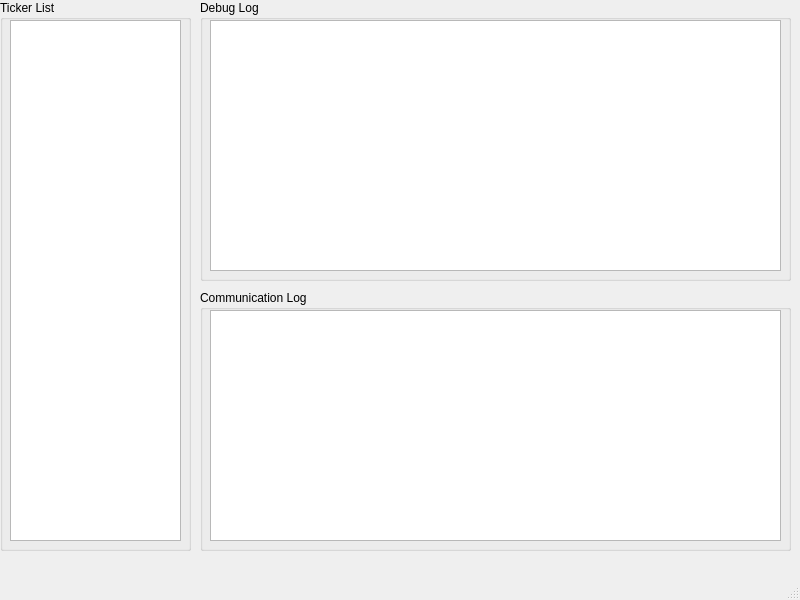
<?xml version="1.0" encoding="UTF-8"?>
<ui version="4.0">
 <class>MainWindow</class>
 <widget class="QMainWindow" name="MainWindow">
  <property name="geometry">
   <rect>
    <x>0</x>
    <y>0</y>
    <width>800</width>
    <height>600</height>
   </rect>
  </property>
  <property name="windowTitle">
   <string>MainWindow</string>
  </property>
  <widget class="QWidget" name="centralwidget">
   <widget class="QGroupBox" name="groupBox">
    <property name="geometry">
     <rect>
      <x>0</x>
      <y>0</y>
      <width>191</width>
      <height>551</height>
     </rect>
    </property>
    <property name="title">
     <string>Ticker List</string>
    </property>
    <widget class="QTableWidget" name="priceView">
     <property name="geometry">
      <rect>
       <x>10</x>
       <y>20</y>
       <width>171</width>
       <height>521</height>
      </rect>
     </property>
    </widget>
   </widget>
   <widget class="QGroupBox" name="groupBox_2">
    <property name="geometry">
     <rect>
      <x>200</x>
      <y>0</y>
      <width>591</width>
      <height>281</height>
     </rect>
    </property>
    <property name="title">
     <string>Debug Log</string>
    </property>
    <widget class="QListWidget" name="debugLog">
     <property name="geometry">
      <rect>
       <x>10</x>
       <y>20</y>
       <width>571</width>
       <height>251</height>
      </rect>
     </property>
    </widget>
   </widget>
   <widget class="QGroupBox" name="groupBox_3">
    <property name="geometry">
     <rect>
      <x>200</x>
      <y>290</y>
      <width>591</width>
      <height>261</height>
     </rect>
    </property>
    <property name="title">
     <string>Communication Log</string>
    </property>
    <widget class="QListWidget" name="communicationLog">
     <property name="geometry">
      <rect>
       <x>10</x>
       <y>20</y>
       <width>571</width>
       <height>231</height>
      </rect>
     </property>
    </widget>
   </widget>
  </widget>
  <widget class="QMenuBar" name="menubar">
   <property name="geometry">
    <rect>
     <x>0</x>
     <y>0</y>
     <width>800</width>
     <height>21</height>
    </rect>
   </property>
  </widget>
  <widget class="QStatusBar" name="statusbar"/>
 </widget>
 <resources/>
 <connections/>
</ui>
